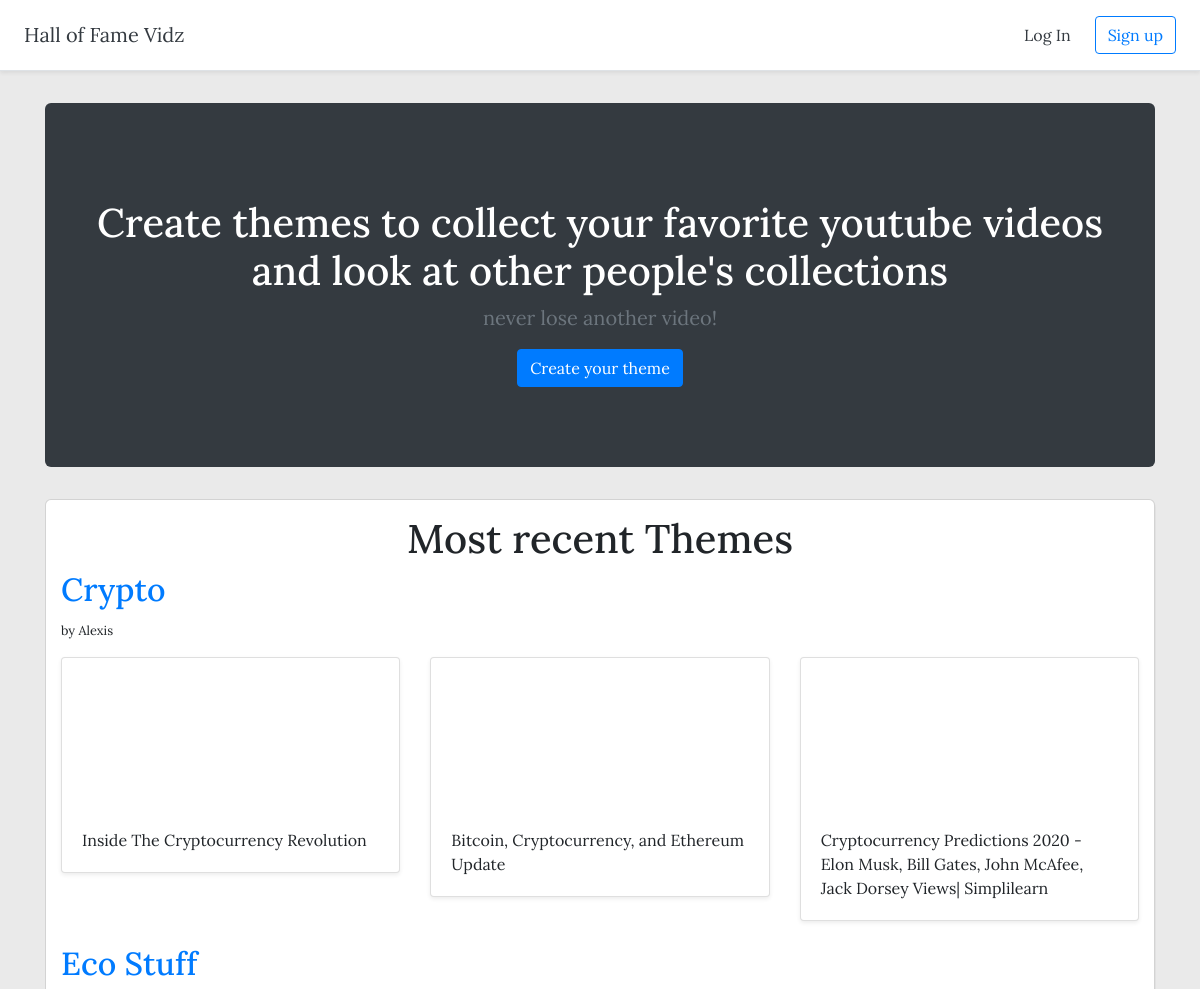
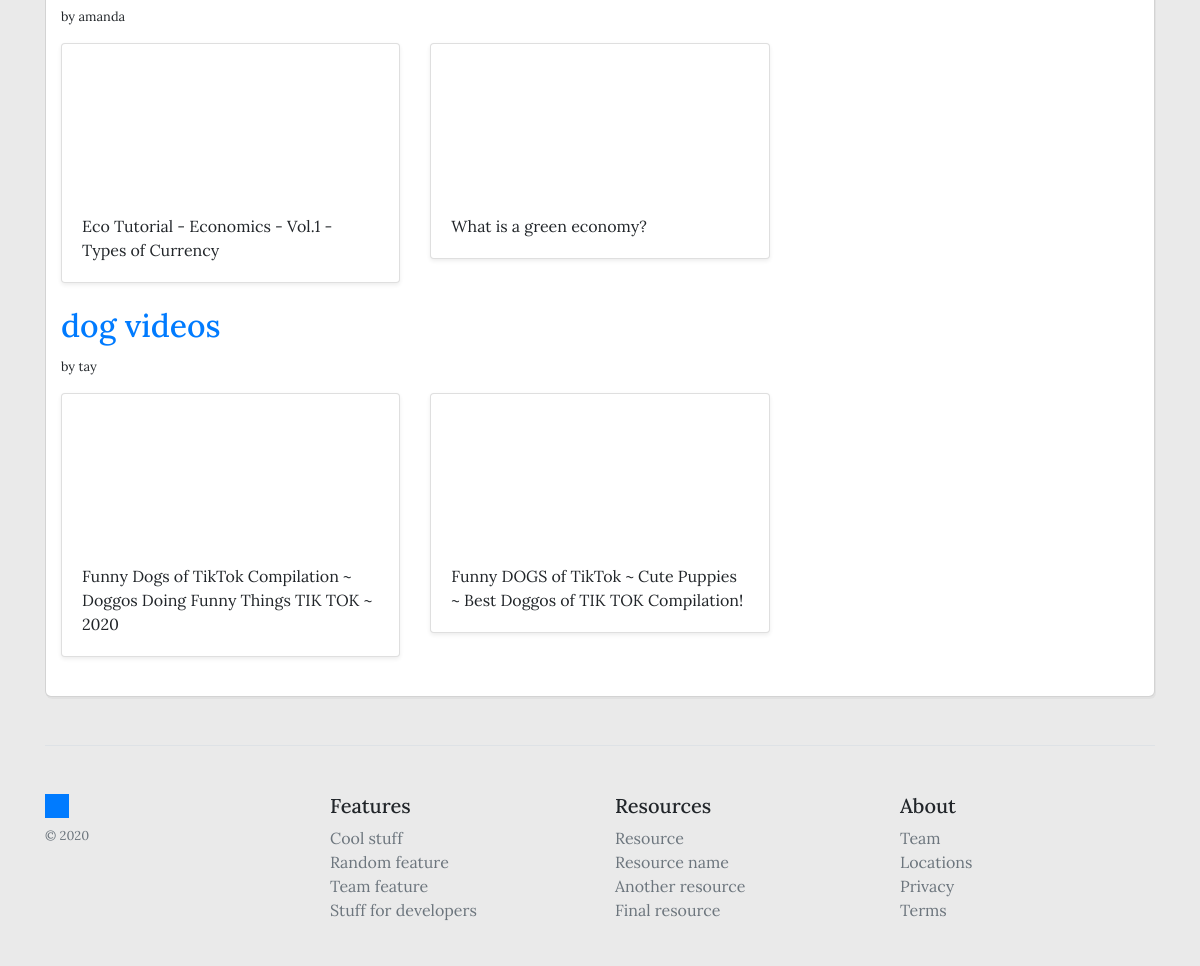
The page / on the database its author committed (2 pictures, top to bottom).
### themes/models.py (models this page shows, shortened)
class Theme(models.Model):
    title = models.CharField(max_length=255)
    created_at = models.DateTimeField(auto_now_add=True)
    updated_at = models.DateTimeField(auto_now=True)
    description = models.TextField()
    user = models.ForeignKey(User, on_delete=models.CASCADE)

class Video(models.Model):
    title = models.CharField(max_length=255)
    created_at = models.DateTimeField(auto_now_add=True)
    updated_at = models.DateTimeField(auto_now=True)
    url = models.URLField()
    youtube_id = models.CharField(max_length=255)
    theme = models.ForeignKey(Theme, on_delete=models.CASCADE)

### themes/views.py (the view)
# urls.py: path('', views.home, name='home'),
def home(request):
    recent_themes = Theme.objects.all().order_by('-id')[:3]
    context = {'recent_themes': recent_themes}
    return render(request, 'themes/home.html', context)

### themes/templates/themes/home.html
{% extends 'themes/base.html' %}
{% block content %}
<section class="jumbotron bg-dark text-white jumbotron-fluid text-center">
    <div class="container">
        <h1 class="jumbotron-heading">Create themes to collect your favorite youtube videos and look at other people's collections</h1>
        <p class="lead text-muted">never lose another video!</p>
        <p><a href="{% url 'create_theme' %}" class="btn btn-primary">Create your theme</a></p>
    </div>
</section>
<div class="container" id="recentthemesbox">
    <h1 class="text-center">Most recent Themes</h1>
    {% for theme in recent_themes %}
        <a href="{% url 'detail_theme' theme.id %}"><h2>{{ theme.title }}</h2></a>
        <small>by {{ theme.user.username }}</small>
        <div class="row">
            {% for video in theme.video_set.all %}
            <div class="col-md-4 mt-3">
                <div class="card mb-4 shadow-sm">
                    <iframe width="100%" height="100%"
                        src="https://www.youtube.com/embed/{{ video.youtube_id }}"
                        frameborder="0"
                        allow="accelerometer; autoplay; clipboard-write; encrypted-media; gyroscope; picture-in-picture"
                        allowfullscreen></iframe>
                    <div class="card-body">
                        <p class="card-text">{{ video.title }}</p>
                    </div>
                </div>
            </div>
            {% endfor %}
        </div>
    {% endfor %}
</div>
{% endblock %}

### themes/templates/themes/base.html (shortened to what this page needs)
<!DOCTYPE html>
<html lang="en">
{% load static %}
<head>
    <link rel="stylesheet" href="https://cdnjs.cloudflare.com/ajax/libs/twitter-bootstrap/4.5.2/css/bootstrap.min.css">
    <link rel="stylesheet" href="https://cdnjs.cloudflare.com/ajax/libs/font-awesome/5.15.0/css/all.min.css">
    <link rel="stylesheet" href="{% static 'css/style.css'%}" type="text/css">
</head>
<body>
    <div class="d-flex flex-column flex-md-row align-items-center p-3 px-md-4 bg-white border-bottom shadow-sm">
        <h5 class="my-0 mr-md-auto font-weight-normal">
            <a href="{% url 'home' %}" class="text-dark">Hall of Fame Vidz</a>
        </h5>
        <nav class="my-2 my-md-0 mr-md-3">
            {% if user.is_authenticated %}
            <a class="p-2 text-dark" href="{% url 'dashboard' %}">Dashboard</a>
            <a class="p-2 text-dark" href="{% url 'logout' %}">Log Out</a>
            {% else %}
            <a class="p-2 text-dark" href="{% url 'login' %}">Log In</a>
            {% endif %}
        </nav>
            {% if user.is_authenticated == False %}
            <a class="btn btn-outline-primary" href="{% url 'signup' %}">Sign up</a>
            {% endif %}
    </div>
    <div class="container">
        {% block content%}{% endblock %}
        <footer class="pt-4 my-md-5 pt-md-5 border-top">
            <div class="row">
                <div class="col-12 col-md">
                <img class="mb-2" src="{% static 'media/favicon.ico' %}" alt="" width="24" height="24">
                <small class="d-block mb-3 text-muted">&copy; 2020</small>
                </div>
                <div class="col-6 col-md">
                <h5>Features</h5>
                <ul class="list-unstyled text-small">
                    <li><a class="text-muted" href="#">Cool stuff</a></li>
                    <li><a class="text-muted" href="#">Random feature</a></li>
                    <li><a class="text-muted" href="#">Team feature</a></li>
                    <li><a class="text-muted" href="#">Stuff for developers</a></li>
                </ul>
                </div>
                <div class="col-6 col-md">
                <h5>Resources</h5>
                <ul class="list-unstyled text-small">
                    <li><a class="text-muted" href="#">Resource</a></li>
                    <li><a class="text-muted" href="#">Resource name</a></li>
                    <li><a class="text-muted" href="#">Another resource</a></li>
                    <li><a class="text-muted" href="#">Final resource</a></li>
                </ul>
                </div>
                <div class="col-6 col-md">
                <h5>About</h5>
                <ul class="list-unstyled text-small">
                    <li><a class="text-muted" href="#">Team</a></li>
                    <li><a class="text-muted" href="#">Locations</a></li>
                    <li><a class="text-muted" href="#">Privacy</a></li>
                    <li><a class="text-muted" href="#">Terms</a></li>
                </ul>
                </div>
            </div>
        </footer>
    </div>
</body>
</html>

### themes/static/css/style.css (style rules this page uses)
* { font-family: 'Lora', sans-serif; }
.jumbotron { border-radius: 6px; }
body { background-color: rgb(234, 234, 234); }
.container { margin-top: 4vh; }
#themerow, #recentthemesbox { margin-top: 5px; padding: 15px; border: 1px solid rgba(128, 128, 128, 0.346); border-radius: 6px; box-shadow: 1px 2px rgba(219, 219, 219, 0.552); background-color: #ffffff; }
iframe, #videobox { border-radius: 6px; }

### rows shown on the page
Theme: title "Crypto", user.username "Alexis"
Video: title "Inside The Cryptocurrency Revolution"
Video: title "Bitcoin, Cryptocurrency, and Ethereum Update"
Video: title "Cryptocurrency Predictions 2020 - Elon Musk, Bill Gates, John McAfee, Jack Dorsey Views| Simplilearn"
Theme: title "Eco Stuff", user.username "amanda"
Video: title "Eco Tutorial - Economics - Vol.1 - Types of Currency"
Video: title "What is a green economy?"
Theme: title "dog videos", user.username "tay"
Video: title "Funny Dogs of TikTok Compilation ~ Doggos Doing Funny Things TIK TOK ~ 2020"
Video: title "Funny DOGS of TikTok ~ Cute Puppies ~ Best Doggos of TIK TOK Compilation!"
